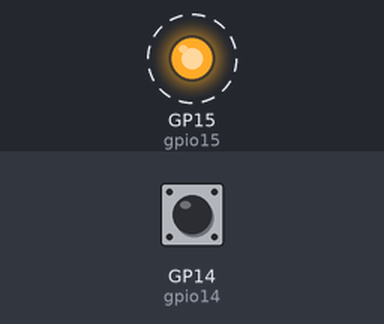
A program run on a simulated Raspberry Pi Pico running MicroPython. Parts: output pins drawn as LEDs (lit = HIGH). Dashed ring = blinking. The inputs (shaded band) are chosen by the test bench; at power-on: GP14 (gpio14) HIGH. What the program prints to the serial console is not drawn.

Above: at 0.05 s.
Timing chart, 0 to 3.0 s (numbered marks = the images above):
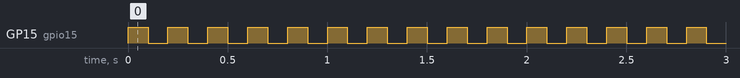

Measured:
- by itself, GP15 (gpio15): alternates HIGH for 0.10 s and LOW for 0.10 s

The program:

03_digital_input_and_output.py
```python
# importing libraries
from machine import Pin
import time

# I can have both digital input and digital output pins on my board

# my digital input pin
gpio14 = Pin(14, Pin.IN, Pin.PULL_UP)

# my digital output pin
gpio15 = Pin(15, Pin.OUT)


while True:


    ##########################################
    # Handling digital output


    gpio15.on()   # flip GPIO15

    time.sleep(0.1)     # wait 1 second

    gpio15.off()   # flip GPIO15

    time.sleep(0.1)     # wait 1 second


    ##########################################
    # Handling digital input

    if gpio14.value() == 0:
        print(0)
    else:
        print(1)
```
